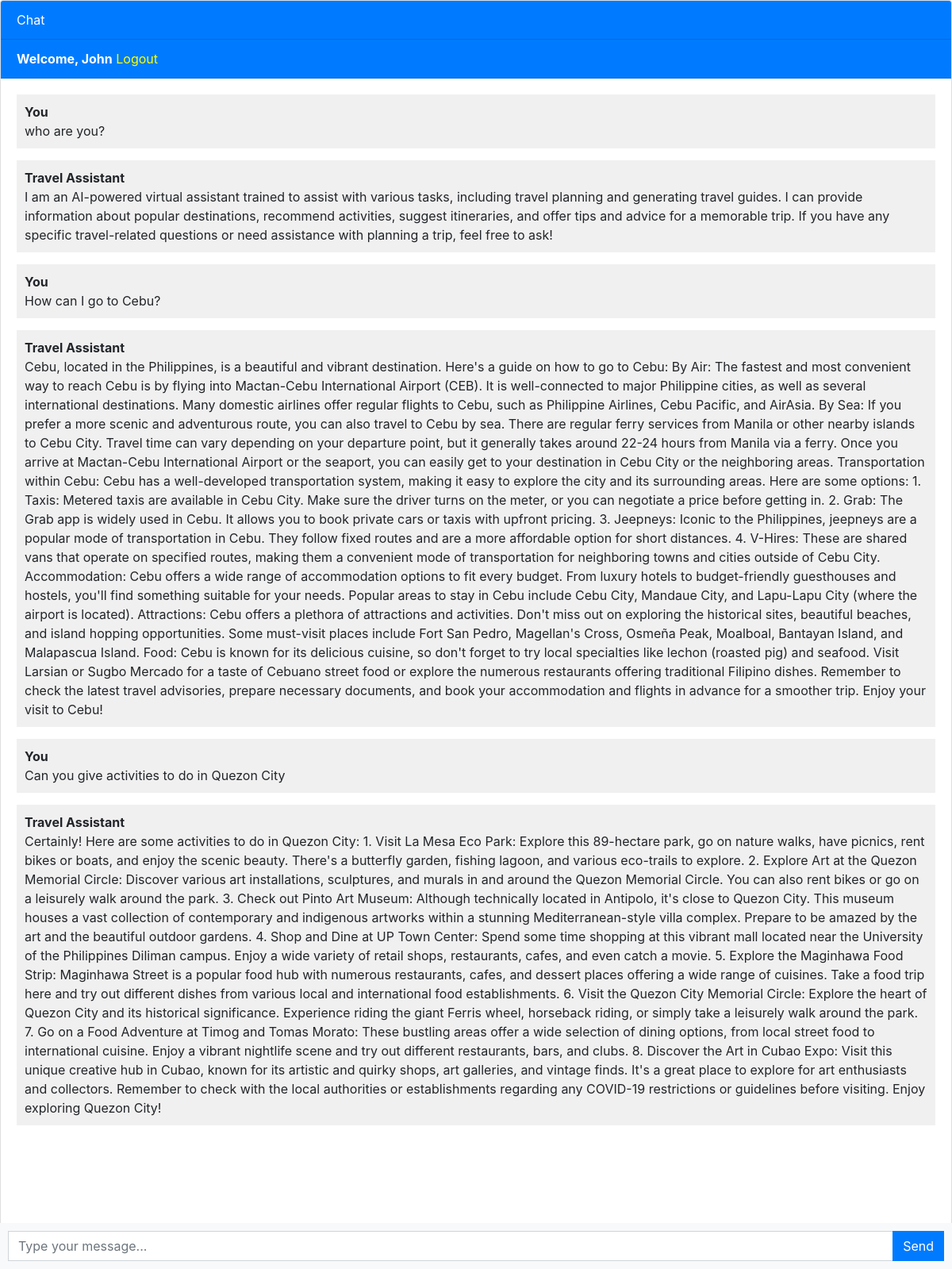
Screenshot of / (signed in) with the database file from the repository.
### chatbot/models.py (models this page shows, shortened)
class Chat(models.Model):
    user = models.ForeignKey(User, on_delete=models.CASCADE)
    message = models.TextField()
    response = models.TextField()
    created_at = models.DateTimeField(auto_now_add=True)

### chatbot/views.py (the view)
# urls.py: path('', views.chatbot, name='chatbot'),
def chatbot(request):
    chats = Chat.objects.filter(user=request.user)
    if request.method == 'POST':
        message = request.POST.get('message')
        response = ask_openai(message)
        chat = Chat(user=request.user, message=message, response=response, created_at=timezone.now())
        chat.save()
        return JsonResponse({'message': message, 'response': response})
    return render(request, 'chatbot.html', {'chats': chats})

### templates/chatbot.html (shortened to what this page needs)
{% extends 'base.html' %}
{% block content %}
<div class="chat-container">
  <div class="card flex-grow-1">
    <div class="card-header bg-primary text-white">Chat</div>
    {%  if user.is_authenticated %}
    <div class="card-header bg-primary text-white"><b> Welcome, {{user.username}}</b> <a style="color: yellow" href="logout">Logout</a></div>
    {%  else  %}
    <div class="card-header bg-primary text-white"><a style="color: yellow" href="login">Login</a>  <a style="color: yellow" href="register">Register</a></div>
    {%  endif %}
    <div class="card-body messages-box">
      <ul class="list-unstyled messages-list">
        {%  for chat in chats  %}
          {%  if chat.user == request.user  %}
          <li class="message received">
            <div class="message-text">
              <div class="message-sender">
                <b>You</b>
              </div>
              <div class="message-content">
                {{chat.message}}
              </div>
            </div>
          </li>
          <li class="message received">
            <div class="message-text">
              <div class="message-sender">
                <b>Travel Assistant</b>
              </div>
              <div class="message-content">
                {{chat.response}}
              </div>
            </div>
          </li>
          {%  endif %}
        {%  endfor  %}
      </ul>
    </div>
    <br><br>
    <br><br>
    <br><br>
  </div>
  <form class="message-form">
    <div class="input-group">
      <input type="text" class="form-control message-input" placeholder="Type your message...">
      <div class="input-group-append">
        <button type="submit" class="btn btn-primary btn-send">Send</button>
      </div>
    </div>
  </form>
</div>
{% endblock %}

### templates/base.html (shortened to what this page needs)
<!DOCTYPE html>
<html lang="en">
  <head>
    <link rel="stylesheet" href="https://stackpath.bootstrapcdn.com/bootstrap/4.3.1/css/bootstrap.min.css">
  </head>
  <body>
    {% block content %}{% endblock %}
  </body>
</html>

### templates/chatbot.html (style rules this page uses)
body, html { height: 100%; }
.messages-box { flex: 1; overflow-y: auto; }
.messages-list { padding-left: 0; }
.message { margin-bottom: 15px; list-style: none; }
.message-text { padding: 10px; border-radius: 5px; }
.received { background-color: #f1f0f0; align-self: flex-start; }
.message-form { display: flex; position: fixed; bottom: 0; left: 0; right: 0; padding: 10px; background-color: #f8f9fa; }
.message-input { flex: 1; border-radius: 0; border-right: none; }
.btn-send { border-radius: 0; }
.chat-container { height: 100%; display: flex; flex-direction: column; }

### rows the page displays
Chat: message "who are you?", response "I am an AI-powered virtual assistant trained to assist with various tasks, including travel planning and generating travel guides. I can provide information about popular destinations, recommend activities, suggest itineraries, and offer tips and advice for a memorable trip. If you have any specific travel-related questions or need assistance with planning a trip, feel free to ask!"
Chat: message "How can I go to Cebu?", response "Cebu, located in the Philippines, is a beautiful and vibrant destination. Here's a guide on how to go to Cebu: By Air: The fastest and most convenient way to reach Cebu is by flying into Mactan-Cebu International Airport (CEB). It is well-connected to major Philippine cities, as well as several international destinations. Many domestic airlines offer regular flights to Cebu, such as Philippine Airlines, Cebu Pacific, and AirAsia. By Sea: If you prefer a more scenic and adventurous route, you can also travel to Cebu by sea. There are regular ferry services from Manila or other nearby islands to Cebu City. Travel time can vary depending on your departure point, but it generally takes around…"
Chat: message "Can you give activities to do in Quezon City", response "Certainly! Here are some activities to do in Quezon City: 1. Visit La Mesa Eco Park: Explore this 89-hectare park, go on nature walks, have picnics, rent bikes or boats, and enjoy the scenic beauty. There's a butterfly garden, fishing lagoon, and various eco-trails to explore. 2. Explore Art at the Quezon Memorial Circle: Discover various art installations, sculptures, and murals in and around the Quezon Memorial Circle. You can also rent bikes or go on a leisurely walk around the park. 3. Check out Pinto Art Museum: Although technically located in Antipolo, it's close to Quezon City. This museum houses a vast collection of contemporary and indigenous artworks within a stunning…"

### other values shown
{{ user.username }} "John"
